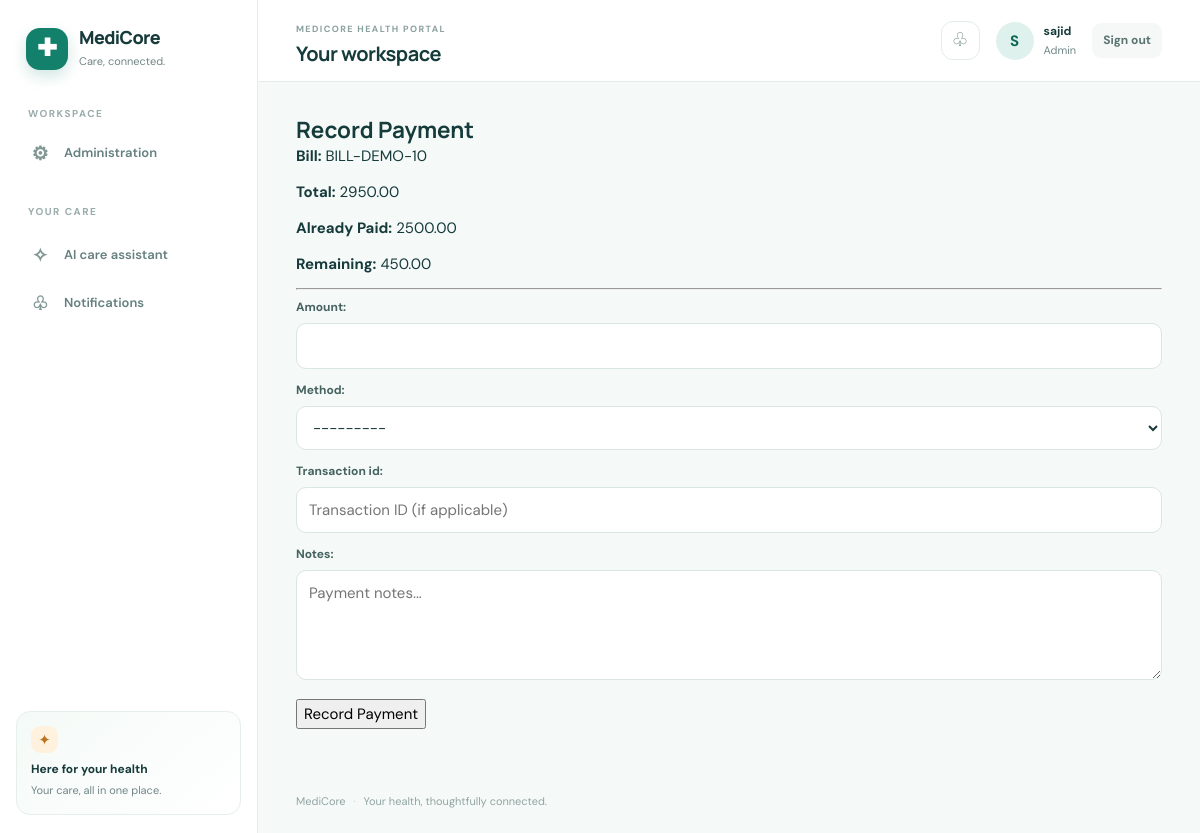
Screenshot of /billing/10/payment/ (signed in) with the database file from the repository.
### apps/accounts/models.py (models this page shows, shortened)
class User(AbstractUser):
    role = models.CharField(
        max_length=20,
        choices=Role.choices,
        default=Role.PATIENT,
    )
    public_id = models.CharField(
        max_length=20,
        unique=True,
        blank=True,
    )
    is_verified = models.BooleanField(default=False)

### apps/billing/models.py (models this page shows, shortened)
class Bill(models.Model):
    class Status(models.TextChoices):
        UNPAID = "UNPAID", "Unpaid"
        PARTIAL = "PARTIAL", "Partially Paid"
        PAID = "PAID", "Paid"
        CANCELLED = "CANCELLED", "Cancelled"
    bill_id = models.CharField(
        max_length=30,
        unique=True,
        blank=True,
    )
    patient = models.ForeignKey(
        settings.AUTH_USER_MODEL,
        on_delete=models.PROTECT,
        related_name="bills",
    )
    appointment = models.ForeignKey(
        Appointment,
        on_delete=models.PROTECT,
        null=True,
        blank=True,
        related_name="bills",
    )
    consultation = models.ForeignKey(
        Consultation,
        on_delete=models.PROTECT,
        null=True,
        blank=True,
        related_name="bills",
    )
    description = models.CharField(
        max_length=255,
        blank=True,
    )
    consultation_fee = models.DecimalField(
        max_digits=10,
        decimal_places=2,
        default=0,
    )
    lab_fee = models.DecimalField(
        max_digits=10,
        decimal_places=2,
        default=0,
    )
    medicine_fee = models.DecimalField(
        max_digits=10,
        decimal_places=2,
        default=0,
    )
    other_fee = models.DecimalField(
        max_digits=10,
        decimal_places=2,
        default=0,
    )
    total_amount = models.DecimalField(
        max_digits=10,
        decimal_places=2,
        default=0,
    )
    paid_amount = models.DecimalField(
        max_digits=10,
        decimal_places=2,
        default=0,
    )
    status = models.CharField(
        max_length=20,
        choices=Status.choices,
        default=Status.UNPAID,
    )
    created_at = models.DateTimeField(auto_now_add=True)
    updated_at = models.DateTimeField(auto_now=True)

### apps/billing/views.py (the view)
@login_required
def record_payment(request, bill_id):
    if request.user.role not in ["ADMIN", "RECEPTIONIST"]:
        return render(request, "errors/403.html", status=403)
    bill = get_object_or_404(Bill, id=bill_id)
    if bill.status in [
        Bill.Status.PAID,
        Bill.Status.CANCELLED,
    ]:
        messages.warning(
            request,
            "This bill cannot receive another payment.",
        )
        return redirect("billing:bill_detail", bill_id=bill.id)
    if request.method == "POST":
        form = PaymentForm(request.POST)
        if form.is_valid():
            with transaction.atomic():
                bill = Bill.objects.select_for_update().get(id=bill.id)
                remaining = bill.total_amount - bill.paid_amount
                amount = form.cleaned_data["amount"]
                if bill.status in [
                    Bill.Status.PAID,
                    Bill.Status.CANCELLED,
                ]:
                    form.add_error(
                        None,
                        "This bill cannot receive another payment.",
                    )
                else:
                    remaining = bill.total_amount - bill.paid_amount
                    amount = form.cleaned_data["amount"]
                    if amount > remaining:
                        form.add_error(
                            "amount",
                            f"Maximum payable amount is {remaining}.",
                        )
                    elif amount <= 0:
                        form.add_error(
                            "amount",
                            "Payment amount must be greater than zero.",
                        )
                    else:
                        payment = form.save(commit=False)
                        payment.bill = bill
                        payment.paid_by = request.user
                        payment.save()
                        bill.paid_amount += amount
                        bill.update_status()
                        bill.save(
                            update_fields=[
                                "paid_amount",
                                "status",
                                "updated_at",
                            ]
                        )
                        messages.success(
                            request,
                            f"Payment of {amount} recorded successfully.",
                        )
                        return redirect(
                            "billing:bill_detail",
                            bill_id=bill.id,
                        )
    else:
        form = PaymentForm()
    remaining = bill.total_amount - bill.paid_amount
    return render(
        request,
        "billing/payment_form.html",
        {
            "bill": bill,
            "form": form,
            "remaining": remaining,
        },
    )

### apps/billing/forms.py
class PaymentForm(forms.ModelForm):
    class Meta:
        model = Payment
        fields = [
            "amount",
            "method",
            "transaction_id",
            "notes",
        ]
        widgets = {
            "amount": forms.NumberInput(
                attrs={
                    "min": "1",
                    "step": "0.01",
                }
            ),
            "transaction_id": forms.TextInput(
                attrs={
                    "placeholder": "Transaction ID (if applicable)",
                }
            ),
            "notes": forms.Textarea(
                attrs={
                    "rows": 3,
                    "placeholder": "Payment notes...",
                }
            ),
        }

### templates/billing/payment_form.html (shortened to what this page needs)
{% extends "base.html" %}
{% block content %}
<h1>Record Payment</h1>
<p>
    <strong>Bill:</strong>
    {{ bill.bill_id }}
</p>
<p>
    <strong>Total:</strong>
    {{ bill.total_amount }}
</p>
<p>
    <strong>Already Paid:</strong>
    {{ bill.paid_amount }}
</p>
<p>
    <strong>Remaining:</strong>
    {{ remaining }}
</p>
<hr>
<form method="post">
    {{ form.as_p }}
    <button type="submit">
        Record Payment
    </button>
</form>
{% endblock %}

### templates/base.html (shortened to what this page needs)
{% load static %}
<!doctype html>
<html lang="en">
  <head>
    <link rel="stylesheet" href="{% static 'css/base.css' %}" />
    <link rel="stylesheet" href="{% static 'css/components.css' %}" />
    <link rel="stylesheet" href="{% static 'css/pages.css' %}" />
  </head>
  <body>
    {% if request.user.is_authenticated %}
    <div class="app-shell">
      <aside class="sidebar" id="app-sidebar" aria-label="Main navigation">
        <a class="brand" href="{% url 'home' %}">
          <span class="brand-icon" aria-hidden="true">✚</span>
          <span class="brand-copy"><strong>MediCore</strong><small>Care, connected.</small></span>
        </a>
        <div class="nav-caption">WORKSPACE</div>
        <nav class="sidebar-nav">
          {% if request.user.role == 'PATIENT' %}
            <a href="{% url 'patients:dashboard' %}" class="nav-item{% if request.resolver_match.url_name == 'dashboard' and request.resolver_match.namespace == 'patients' %} active{% endif %}"><span class="nav-icon">⌂</span>Overview</a>
            <a href="{% url 'patients:find_doctors' %}" class="nav-item{% if request.resolver_match.url_name == 'find_doctors' %} active{% endif %}"><span class="nav-icon">⌕</span>Find a doctor</a>
            <a href="{% url 'patients:appointments' %}" class="nav-item{% if request.resolver_match.url_name == 'appointments' %} active{% endif %}"><span class="nav-icon">▦</span>Appointments</a>
            <a href="{% url 'patients:medical_history' %}" class="nav-item{% if request.resolver_match.url_name == 'medical_history' %} active{% endif %}"><span class="nav-icon">▤</span>Medical history</a>
            <a href="{% url 'patients:prescriptions' %}" class="nav-item{% if request.resolver_match.url_name == 'prescriptions' %} active{% endif %}"><span class="nav-icon">＋</span>Prescriptions</a>
            <a href="{% url 'patients:lab_reports' %}" class="nav-item{% if request.resolver_match.url_name == 'lab_reports' %} active{% endif %}"><span class="nav-icon">⌁</span>Lab reports</a>
            <a href="{% url 'patients:profile' %}" class="nav-item{% if request.resolver_match.url_name == 'profile' and request.resolver_match.namespace == 'patients' %} active{% endif %}"><span class="nav-icon">♙</span>My profile</a>
            <a href="{% url 'nurses:my_home_care_requests' %}" class="nav-item"><span class="nav-icon">♡</span>Home care</a>
          {% elif request.user.role == 'LAB' %}
            <a href="{% url 'medical_records:lab_orders' %}" class="nav-item active"><span class="nav-icon">⌁</span>Lab orders</a>
          {% elif request.user.role == 'PHARMACIST' %}
            <a href="{% url 'pharmacy:prescriptions' %}" class="nav-item active"><span class="nav-icon">＋</span>Prescriptions</a>
          {% elif request.user.role == 'RECEPTIONIST' %}
            <a href="{% url 'billing:bills' %}" class="nav-item active"><span class="nav-icon">▤</span>Billing</a>
          {% elif request.user.is_superuser or request.user.role == 'ADMIN' %}
            <a href="{% url 'admin:index' %}" class="nav-item"><span class="nav-icon">⚙</span>Administration</a>
          {% endif %}
          <div class="nav-caption nav-caption-spaced">YOUR CARE</div>
          <a href="{% url 'chatbot:page' %}" class="nav-item{% if request.resolver_match.namespace == 'chatbot' %} active{% endif %}"><span class="nav-icon">✧</span>AI care assistant</a>
          <a href="{% url 'notifications:list' %}" class="nav-item{% if request.resolver_match.namespace == 'notifications' %} active{% endif %}"><span class="nav-icon">♧</span>Notifications</a>
        </nav>
        <div class="sidebar-footer">
          <div class="sidebar-help-mark">✦</div>
          <strong>Here for your health</strong>
          <span>Your care, all in one place.</span>
        </div>
      </aside>
      <main class="main-content">
        <header class="topbar">
          <div class="topbar-title-wrap">
            <div><span class="page-label">MEDICORE HEALTH PORTAL</span><h1>{% block page_heading %}Your workspace{% endblock %}</h1></div>
          </div>
          <div class="topbar-actions">
            <a class="icon-button notification-link" href="{% url 'notifications:list' %}" aria-label="Notifications">♧</a>
            <div class="user-mini">
              <div class="avatar">{{ request.user.first_name|default:request.user.username|slice:':1'|upper }}</div>
              <div class="user-details"><strong>{{ request.user.get_full_name|default:request.user.username }}</strong><span>{{ request.user.get_role_display }}</span></div>
            </div>
            <form method="post" action="{% url 'logout' %}" class="logout-form">{% csrf_token %}<button type="submit" class="logout-button">Sign out</button></form>
          </div>
        </header>
    {% endif %}
    {% if request.user.is_authenticated %}<section class="page-content">{% else %}<main class="public-content">{% endif %}
      {% block content %}{% endblock %}
    {% if request.user.is_authenticated %}</section>{% else %}</main>{% endif %}
    {% if request.user.is_authenticated %}
      <footer class="site-footer">MediCore <span>·</span> Your health, thoughtfully connected.</footer>
    </main>
    </div>
    {% else %}
      <footer class="site-footer">MediCore <span>·</span> Your health, thoughtfully connected.</footer>
    </div>
    {% endif %}
  </body>
</html>

### static/css/components.css (style rules this page uses)
.form-label, label { display: block; margin-bottom: 6px; color: #45625e; font-size: 12px; font-weight: 700; }
input, select, textarea { max-width: 100%; border: 1px solid #d9e6e2; border-radius: 10px; background: #fff; color: var(--text); }
input:not([type="checkbox"]):not([type="radio"]):not([type="submit"]), select, textarea { width: 100%; min-height: 42px; padding: 10px 12px; }
textarea { min-height: 110px; resize: vertical; }

### rows the page displays
User: user.first_name "S", user.get_full_name "sajid", user.role "Admin"
Bill: bill_id "BILL-DEMO-10", total_amount "2950.00", paid_amount "2500.00"

### other values shown
{{ remaining }} "450.00"
